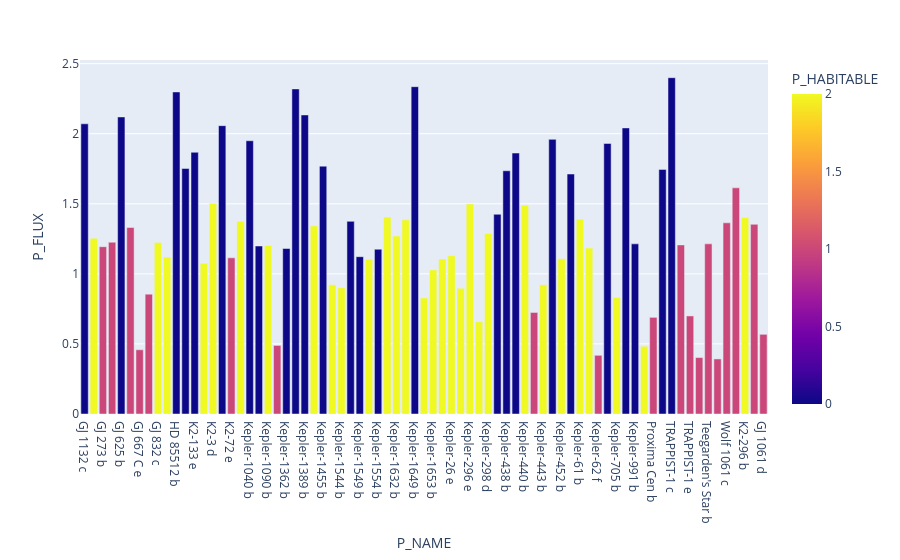

The code cell stored with this chart in its notebook:
### Markdown cell above
**Influence of Planetary Flux on habitability**

### Code cell
ESI_range = df.query("P_ESI> 0.65") 
fig = px.bar(ESI_range, x= 'P_NAME', y="P_FLUX", color = 'P_HABITABLE')
fig.show()

### Figure 1 — Plotly figure (JSON) as saved in the notebook; plotly's stock layout.template omitted (floating-point values rounded to 4 significant figures)
{"data": [{"hovertemplate": "P_NAME=%{x}<br>P_FLUX=%{y}<br>P_HABITABLE=%{marker.color}<extra></extra>", "legendgroup": "", "marker": {"color": [0, 2, 1, 1, 0, 1, 1, 1, 2, 2, 0, 0, 0, 2, 2, 0, 1, 2, 0, 0, 2, 1, 0, 0, 0, 2, 0, 2, 2, 0, 0, 2, 0, 2, 2, 2, 0, 2, 2, 2, 2, 2, 2, 2, 2, 0, 0, 0, 2, 1, 2, 0, 2, 0, 2, 2, 1, 0, 2, 0, 0, 2, 1, 0, 0, 1, 1, 1, 1, 1, 1, 1, 2, 1, 1], "coloraxis": "coloraxis", "pattern": {"shape": ""}}, "name": "", "orientation": "v", "showlegend": false, "textposition": "auto", "type": "bar", "x": ["GJ 1132 c", "GJ 163 c", "GJ 273 b", "GJ 3323 b", "GJ 625 b", "GJ 667 C c", "GJ 667 C e", "GJ 667 C f", "GJ 832 c", "HD 40307 g", "HD 85512 b", "K2-125 b", "K2-133 e", "K2-18 b", "K2-3 d", "K2-72 c", "K2-72 e", "K2-9 b", "Kepler-1040 b", "Kepler-1058 b", "Kepler-1090 b", "Kepler-1229 b", "Kepler-1362 b", "Kepler-138 d", "Kepler-1389 b", "Kepler-1410 b", "Kepler-1455 b", "Kepler-1540 b", "Kepler-1544 b", "Kepler-1545 b", "Kepler-1549 b", "Kepler-1552 b", "Kepler-1554 b", "Kepler-1606 b", "Kepler-1632 b", "Kepler-1638 b", "Kepler-1649 b", "Kepler-1652 b", "Kepler-1653 b", "Kepler-22 b", "Kepler-26 e", "Kepler-283 c", "Kepler-296 e", "Kepler-296 f", "Kepler-298 d", "Kepler-309 c", "Kepler-438 b", "Kepler-439 b", "Kepler-440 b", "Kepler-442 b", "Kepler-443 b", "Kepler-445 d", "Kepler-452 b", "Kepler-560 b", "Kepler-61 b", "Kepler-62 e", "Kepler-62 f", "Kepler-69 c", "Kepler-705 b", "Kepler-737 b", "Kepler-991 b", "LHS 1140 b", "Proxima Cen b", "Ross 128 b", "TRAPPIST-1 c", "TRAPPIST-1 d", "TRAPPIST-1 e", "TRAPPIST-1 f", "Teegarden's Star b", "Teegarden's Star c", "Wolf 1061 c", "tau Cet e", "K2-296 b", "GJ 1061 c", "GJ 1061 d"], "xaxis": "x", "y": [2.071, 1.254, 1.194, 1.226, 2.12, 1.331, 0.4585, 0.8549, 1.223, 1.12, 2.298, 1.752, 1.868, 1.075, 1.502, 2.058, 1.114, 1.373, 1.95, 1.199, 1.203, 0.4895, 1.181, 2.32, 2.134, 1.343, 1.769, 0.9217, 0.9009, 1.375, 1.122, 1.104, 1.176, 1.405, 1.27, 1.385, 2.336, 0.8284, 1.028, 1.107, 1.13, 0.8972, 1.498, 0.658, 1.288, 1.425, 1.736, 1.862, 1.49, 0.7246, 0.9228, 1.96, 1.108, 1.712, 1.391, 1.184, 0.4188, 1.931, 0.8314, 2.042, 1.214, 0.4833, 0.6897, 1.745, 2.4, 1.207, 0.6997, 0.4028, 1.214, 0.3929, 1.364, 1.614, 1.403, 1.353, 0.5686], "yaxis": "y"}], "layout": {"barmode": "relative", "coloraxis": {"colorbar": {"title": {"text": "P_HABITABLE"}}, "colorscale": [[0, "#0d0887"], [0.1111, "#46039f"], [0.2222, "#7201a8"], [0.3333, "#9c179e"], [0.4444, "#bd3786"], [0.5556, "#d8576b"], [0.6667, "#ed7953"], [0.7778, "#fb9f3a"], [0.8889, "#fdca26"], [1, "#f0f921"]]}, "legend": {"tracegroupgap": 0}, "margin": {"t": 60}, "xaxis": {"anchor": "y", "domain": [0, 1], "title": {"text": "P_NAME"}}, "yaxis": {"anchor": "x", "domain": [0, 1], "title": {"text": "P_FLUX"}}}}
